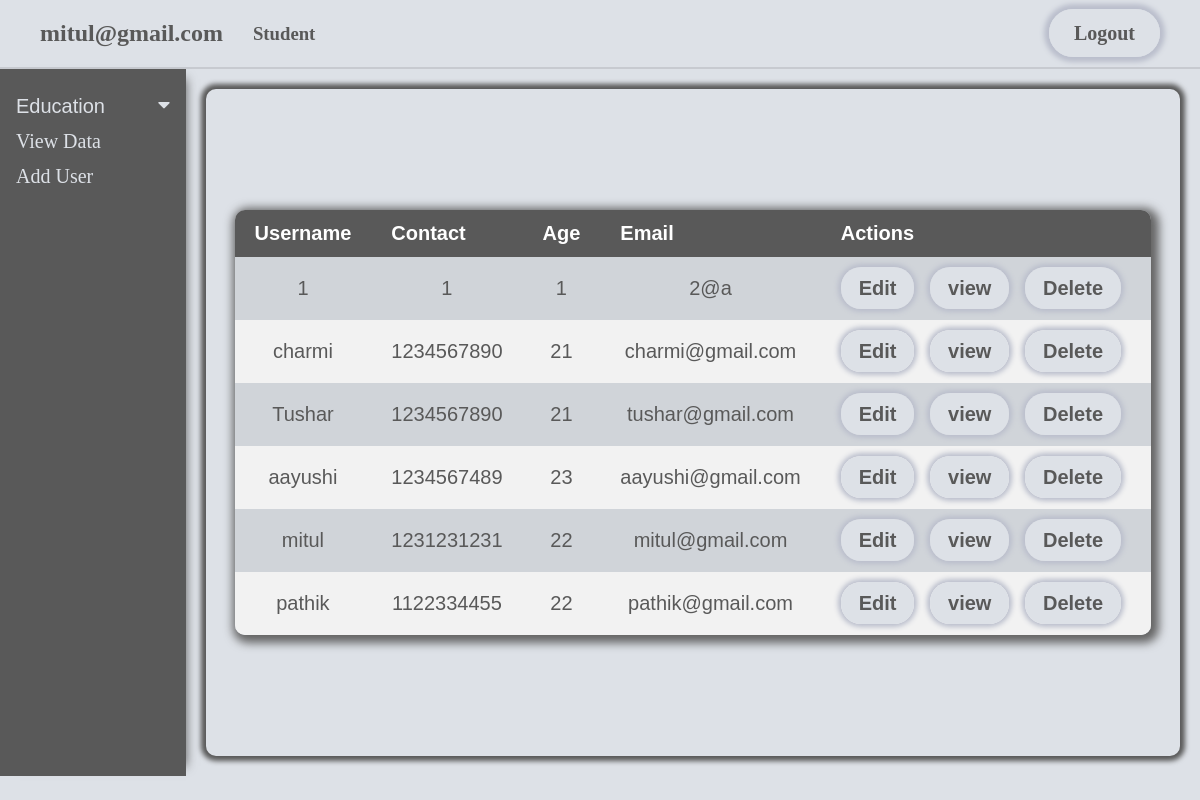
The page /admin_panel/view_data/view_data.php (signed in) on the database its author committed.
### tables this page shows
CREATE TABLE `info` (
  `id` int NOT NULL,
  `username` varchar(50) NOT NULL,
  `contact` bigint NOT NULL,
  `age` int NOT NULL,
  `email` varchar(50) NOT NULL,
  `password` varchar(255) NOT NULL,
  `profile_img` varchar(255) NOT NULL
);

### admin_panel/view_data/view_data.php (the view, shortened to what this page needs)
<?php
include "../db.php";
?>
<!DOCTYPE html>
<html lang="en">
<head>
    <link rel="stylesheet" href="https://cdnjs.cloudflare.com/ajax/libs/font-awesome/4.7.0/css/font-awesome.min.css">
    <link rel="stylesheet" href="../css/style.css">
    <link rel="stylesheet" href="../css/table.css">
</head>
<body>
    <div class="container">
        <div class="header">
            <header>
                <div class="left">
                    <div class="name">
                        <h2><?php echo $_SESSION['email']; ?></h2>
                    </div>
                    <div class="access_type">
                        <h3><?php echo $_SESSION['access_type']; ?></h3>
                    </div>
                </div>
                <div class="right">
                    <div class="logout">
                        <a href="../login/logout.php">Logout</a>
                    </div>
                </div>
            </header>
        </div>
        <div class="body">
            <div class="sidebar">
                <button class="dropdown-btn">Education
                    <i class="fa fa-caret-down"></i>
                </button>
                <a href="view_data.php">View Data</a>
                <a href="#clients">Add User</a>
            </div>
            <div class="main_container">
                <div class="inside_main_container">
                    <?php
                    $sqlSelect = "SELECT * from info";
                    $result = mysqli_query($conn, $sqlSelect);
                    if (mysqli_num_rows($result) > 0) {
                    ?>
                        <div class="table">
                            <table id="table">
                                <thead>
                                    <tr>
                                        <th>Username</th>
                                        <th>Contact</th>
                                        <th>Age</th>
                                        <th>Email</th>
                                        <th>Actions</th>
                                    </tr>
                                </thead>
                                <?php
                                while ($row = mysqli_fetch_array($result)) {
                                ?>
                                    <tr>
                                        <td><?php echo $row['username'] ?></td>
                                        <td><?php echo $row['contact'] ?></td>
                                        <td><?php echo $row['age'] ?></td>
                                        <td><?php echo $row['email'] ?></td>
                                        <td><a href="edit.php?edit=<?php echo $row["id"]; ?>" class="edit_btn btn btn-primary">Edit</a>
                                            <a href="view.php?view=<?php echo $row["id"]; ?>" class="edit_btn btn btn-primary">view</a>
                                            <a href="view_data.php?delete=<?php echo $row["id"]; ?>" class="del_btn btn btn-danger">Delete</a>
                                        </td>
                                    </tr>
                                <?php
                                }
                                ?>
                            </table>
                        </div>
                    <?php
                    } else {
                        echo "data not found";
                    }
                    ?>
                </div>
            </div>
        </div>
    </div>
</body>
</html>

### admin_panel/css/style.css (style rules this page uses)
* { margin: 0; padding: 0; }
body { background: #dde1e7; }
.container { width: 100%; display: flex; flex-direction: column; background: #dde1e7; }
.header { background: #dde1e7; padding: 10px; color: #595959; border-bottom: 2px solid rgba(0, 0, 0, 0.1); box-shadow: 0 2px 3px -1px rgba(0, 0, 0, 0.1); }
header { display: flex; justify-content: space-between; }
.left { display: flex; justify-content: space-between; align-items: center; text-align: center; padding: 10px; margin-left: 20px; }
.left>div { margin-right: 30px; }
.right { display: flex; justify-content: center; align-items: center; text-align: center; margin-right: 20px; padding: 10px; }
.logout>a { width: 100%; font-size: 20px; text-decoration: none; padding: 13px 25px; font-weight: bold; background: #dde1e7; border-radius: 25px; border: none; outline: none; cursor: pointer; color: #595959; box-shadow: 0px 0px 5px 5px #BABECC; }
.body { display: flex; background: #dde1e7; color: #595959; height: 100%; }
.sidebar { display: flex; flex-direction: column; width: 16%; box-shadow: 10px 0px 10px -10px #595959; left: 0; background-color: #111; background-color: #595959; ; overflow-x: hidden; padding-top: 20px; }
.sidebar a, .dropdown-btn { padding: 6px 8px 6px 16px; text-decoration: none; font-size: 20px; color: #dde1e7; display: block; border: none; background: none; width: 100%; text-align: left; cursor: pointer; outline: none; }
.fa-caret-down { float: right; padding-right: 8px; }
.main_container { min-height: 83.35vh; display: flex; width: 84%; padding: 20px; }
.inside_main_container { border-radius: 10px; box-shadow: 0px 0px 5px 5px #595959; width: 100%; display: flex; flex-direction: column; align-items: center; justify-content: center; overflow: auto; }

### admin_panel/css/table.css (style rules this page uses)
#table { font-family: Arial, Helvetica, sans-serif; border-collapse: collapse; width: 100%; box-shadow: 3px 3px 10px 5px rgb(100, 100, 100); }
#table td, #table th { padding: 20px; font-size: 20px; text-align: center; }
#table tr:nth-child(even) { background-color: #f2f2f2; }
#table tr:nth-child(odd) { background-color: #59595919; }
#table th { padding-top: 12px; padding-bottom: 12px; text-align: left; background-color: #595959; color: white; }
table#table { border-radius: 10px; border-spacing: 0; border-collapse: separate; border: var(--border); overflow: hidden; }
table#table th:not(:last-child), table#table td:not(:last-child) { border-right: var(--border); }
table#table>thead>tr:not(:last-child)>th, table#table>thead>tr:not(:last-child)>td, table#table>tbody>tr:not(:last-child)>th, table#table>tbody>tr:not(:last-child)>td, table#table>tfoot>tr:not(:last-child)>th, table#table>tfoot>tr:not(:last-child)>td, table#table>tr:not(:last-child)>td, table#table>tr:not(:last-child)>th, table#table>thead:not(:last-child), table#table>tbody:not(:last-child), table#table>tfoot:not(:last-child) { border-bottom: var(--border); }
#table td>a { width: 100%; font-size: 20px; text-decoration: none; padding: 10px 18px; margin-right: 10px; font-weight: bold; background: #dde1e7; border-radius: 20px; border: none; outline: none; cursor: pointer; color: #595959; box-shadow: 0px 0px 5px 3px #BABECC; }

### rows shown on the page
info: username "1", contact "1", age "1", email "2@a"
info: username "charmi", contact "1234567890", age "21", email "charmi@gmail.com"
info: username "Tushar", contact "1234567890", age "21", email "tushar@gmail.com"
info: username "aayushi", contact "1234567489", age "23", email "aayushi@gmail.com"
info: username "mitul", contact "1231231231", age "22", email "mitul@gmail.com"
info: username "pathik", contact "1122334455", age "22", email "pathik@gmail.com"

### other values the page prints
$_SESSION['email'] "mitul@gmail.com"
$_SESSION['access_type'] "Student"
